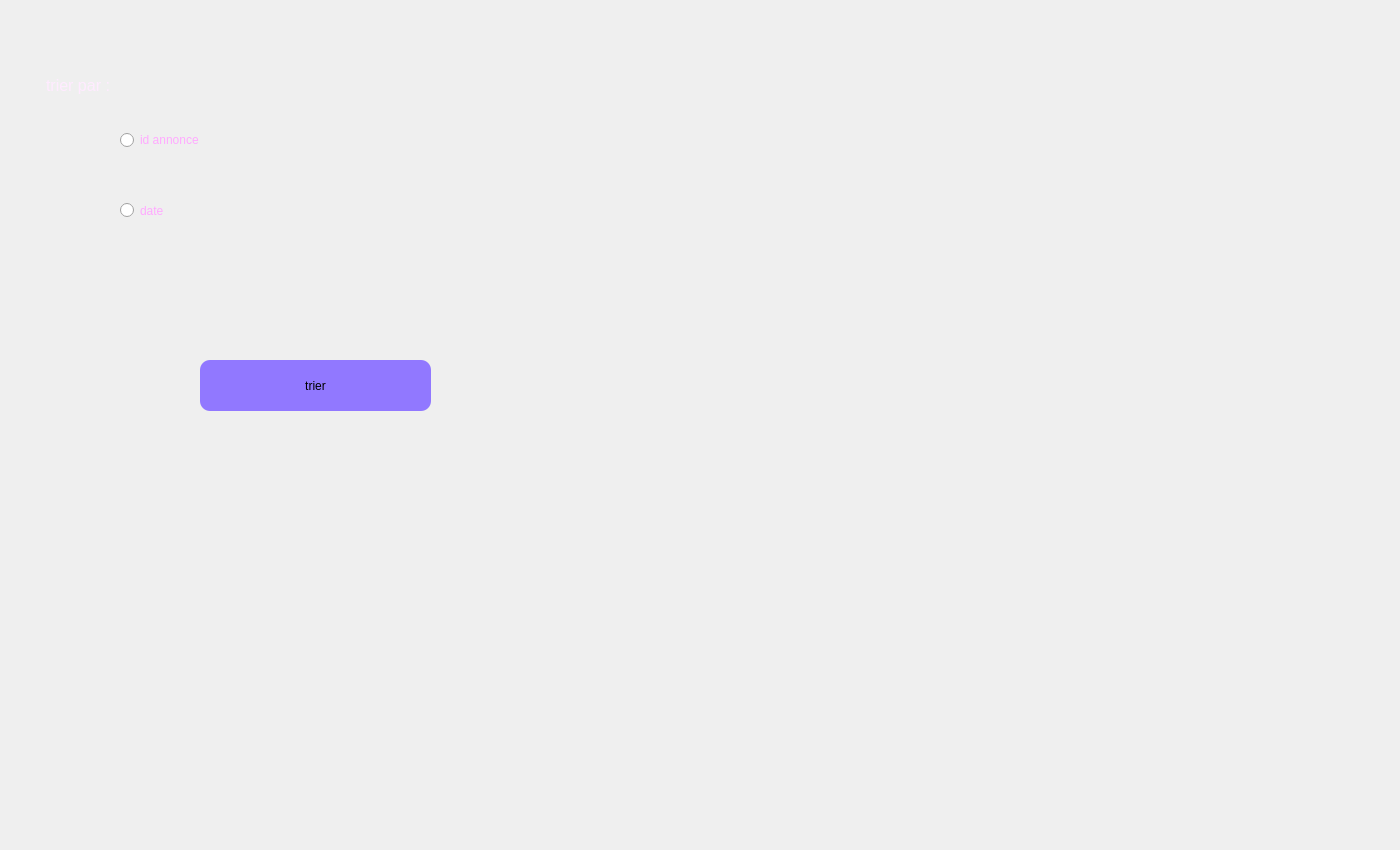
     <widget class="QWidget" name="tab_16">
      <attribute name="title">
       <string>trier</string>
      </attribute>
      <widget class="QRadioButton" name="triidan">
       <property name="geometry">
        <rect>
         <x>120</x>
         <y>130</y>
         <width>85</width>
         <height>20</height>
        </rect>
       </property>
       <property name="palette">
        <palette>
         <active>
          <colorrole role="WindowText">
           <brush brushstyle="SolidPattern">
            <color alpha="255">
             <red>255</red>
             <green>170</green>
             <blue>255</blue>
            </color>
           </brush>
          </colorrole>
         </active>
         <inactive>
          <colorrole role="WindowText">
           <brush brushstyle="SolidPattern">
            <color alpha="255">
             <red>255</red>
             <green>170</green>
             <blue>255</blue>
            </color>
           </brush>
          </colorrole>
         </inactive>
         <disabled>
          <colorrole role="WindowText">
           <brush brushstyle="SolidPattern">
            <color alpha="255">
             <red>120</red>
             <green>120</green>
             <blue>120</blue>
            </color>
           </brush>
          </colorrole>
         </disabled>
        </palette>
       </property>
       <property name="text">
        <string>id annonce</string>
       </property>
      </widget>
      <widget class="QRadioButton" name="tridate">
       <property name="geometry">
        <rect>
         <x>120</x>
         <y>200</y>
         <width>101</width>
         <height>21</height>
        </rect>
       </property>
       <property name="palette">
        <palette>
         <active>
          <colorrole role="WindowText">
           <brush brushstyle="SolidPattern">
            <color alpha="255">
             <red>255</red>
             <green>170</green>
             <blue>255</blue>
            </color>
           </brush>
          </colorrole>
         </active>
         <inactive>
          <colorrole role="WindowText">
           <brush brushstyle="SolidPattern">
            <color alpha="255">
             <red>255</red>
             <green>170</green>
             <blue>255</blue>
            </color>
           </brush>
          </colorrole>
         </inactive>
         <disabled>
          <colorrole role="WindowText">
           <brush brushstyle="SolidPattern">
            <color alpha="255">
             <red>120</red>
             <green>120</green>
             <blue>120</blue>
            </color>
           </brush>
          </colorrole>
         </disabled>
        </palette>
       </property>
       <property name="text">
        <string>date</string>
       </property>
      </widget>
      <widget class="QLabel" name="label_55">
       <property name="geometry">
        <rect>
         <x>46</x>
         <y>70</y>
         <width>341</width>
         <height>31</height>
        </rect>
       </property>
       <property name="palette">
        <palette>
         <active>
          <colorrole role="WindowText">
           <brush brushstyle="SolidPattern">
            <color alpha="255">
             <red>255</red>
             <green>235</green>
             <blue>255</blue>
            </color>
           </brush>
          </colorrole>
          <colorrole role="Button">
           <brush brushstyle="SolidPattern">
            <color alpha="255">
             <red>255</red>
             <green>255</green>
             <blue>255</blue>
            </color>
           </brush>
          </colorrole>
          <colorrole role="Light">
           <brush brushstyle="SolidPattern">
            <color alpha="255">
             <red>255</red>
             <green>255</green>
             <blue>255</blue>
            </color>
           </brush>
          </colorrole>
          <colorrole role="Midlight">
           <brush brushstyle="SolidPattern">
            <color alpha="255">
             <red>255</red>
             <green>255</green>
             <blue>255</blue>
            </color>
           </brush>
          </colorrole>
          <colorrole role="Dark">
           <brush brushstyle="SolidPattern">
            <color alpha="255">
             <red>127</red>
             <green>127</green>
             <blue>127</blue>
            </color>
           </brush>
          </colorrole>
          <colorrole role="Mid">
           <brush brushstyle="SolidPattern">
            <color alpha="255">
             <red>170</red>
             <green>170</green>
             <blue>170</blue>
            </color>
           </brush>
          </colorrole>
          <colorrole role="Text">
           <brush brushstyle="SolidPattern">
            <color alpha="255">
             <red>255</red>
             <green>170</green>
             <blue>255</blue>
            </color>
           </brush>
          </colorrole>
          <colorrole role="BrightText">
           <brush brushstyle="SolidPattern">
            <color alpha="255">
             <red>255</red>
             <green>255</green>
             <blue>255</blue>
            </color>
           </brush>
          </colorrole>
          <colorrole role="ButtonText">
           <brush brushstyle="SolidPattern">
            <color alpha="255">
             <red>0</red>
             <green>0</green>
             <blue>0</blue>
            </color>
           </brush>
          </colorrole>
          <colorrole role="Base">
           <brush brushstyle="SolidPattern">
            <color alpha="255">
             <red>255</red>
             <green>255</green>
             <blue>255</blue>
            </color>
           </brush>
          </colorrole>
          <colorrole role="Window">
           <brush brushstyle="SolidPattern">
            <color alpha="255">
             <red>255</red>
             <green>255</green>
             <blue>255</blue>
            </color>
           </brush>
          </colorrole>
          <colorrole role="Shadow">
           <brush brushstyle="SolidPattern">
            <color alpha="255">
             <red>0</red>
             <green>0</green>
             <blue>0</blue>
            </color>
           </brush>
          </colorrole>
          <colorrole role="AlternateBase">
           <brush brushstyle="SolidPattern">
            <color alpha="255">
             <red>255</red>
             <green>255</green>
             <blue>255</blue>
            </color>
           </brush>
          </colorrole>
          <colorrole role="ToolTipBase">
           <brush brushstyle="SolidPattern">
            <color alpha="255">
             <red>255</red>
             <green>255</green>
             <blue>220</blue>
            </color>
           </brush>
          </colorrole>
          <colorrole role="ToolTipText">
           <brush brushstyle="SolidPattern">
            <color alpha="255">
             <red>0</red>
             <green>0</green>
             <blue>0</blue>
            </color>
           </brush>
          </colorrole>
          <colorrole role="PlaceholderText">
           <brush brushstyle="SolidPattern">
            <color alpha="128">
             <red>0</red>
             <green>0</green>
             <blue>0</blue>
            </color>
           </brush>
          </colorrole>
         </active>
         <inactive>
          <colorrole role="WindowText">
           <brush brushstyle="SolidPattern">
            <color alpha="255">
             <red>255</red>
             <green>235</green>
             <blue>255</blue>
            </color>
           </brush>
          </colorrole>
          <colorrole role="Button">
           <brush brushstyle="SolidPattern">
            <color alpha="255">
             <red>255</red>
             <green>255</green>
             <blue>255</blue>
            </color>
           </brush>
          </colorrole>
          <colorrole role="Light">
           <brush brushstyle="SolidPattern">
            <color alpha="255">
             <red>255</red>
             <green>255</green>
             <blue>255</blue>
            </color>
           </brush>
          </colorrole>
          <colorrole role="Midlight">
           <brush brushstyle="SolidPattern">
            <color alpha="255">
             <red>255</red>
             <green>255</green>
             <blue>255</blue>
            </color>
           </brush>
          </colorrole>
          <colorrole role="Dark">
           <brush brushstyle="SolidPattern">
            <color alpha="255">
             <red>127</red>
             <green>127</green>
             <blue>127</blue>
            </color>
           </brush>
          </colorrole>
          <colorrole role="Mid">
           <brush brushstyle="SolidPattern">
            <color alpha="255">
             <red>170</red>
             <green>170</green>
             <blue>170</blue>
            </color>
           </brush>
          </colorrole>
          <colorrole role="Text">
           <brush brushstyle="SolidPattern">
            <color alpha="255">
             <red>255</red>
             <green>170</green>
             <blue>255</blue>
            </color>
           </brush>
          </colorrole>
          <colorrole role="BrightText">
           <brush brushstyle="SolidPattern">
            <color alpha="255">
             <red>255</red>
             <green>255</green>
             <blue>255</blue>
            </color>
           </brush>
          </colorrole>
          <colorrole role="ButtonText">
           <brush brushstyle="SolidPattern">
            <color alpha="255">
             <red>0</red>
             <green>0</green>
             <blue>0</blue>
            </color>
           </brush>
          </colorrole>
          <colorrole role="Base">
           <brush brushstyle="SolidPattern">
            <color alpha="255">
             <red>255</red>
             <green>255</green>
             <blue>255</blue>
            </color>
           </brush>
          </colorrole>
          <colorrole role="Window">
           <brush brushstyle="SolidPattern">
            <color alpha="255">
             <red>255</red>
             <green>255</green>
             <blue>255</blue>
            </color>
           </brush>
          </colorrole>
          <colorrole role="Shadow">
           <brush brushstyle="SolidPattern">
            <color alpha="255">
             <red>0</red>
             <green>0</green>
             <blue>0</blue>
            </color>
           </brush>
          </colorrole>
          <colorrole role="AlternateBase">
           <brush brushstyle="SolidPattern">
            <color alpha="255">
             <red>255</red>
             <green>255</green>
             <blue>255</blue>
            </color>
           </brush>
          </colorrole>
          <colorrole role="ToolTipBase">
           <brush brushstyle="SolidPattern">
            <color alpha="255">
             <red>255</red>
             <green>255</green>
             <blue>220</blue>
            </color>
           </brush>
          </colorrole>
          <colorrole role="ToolTipText">
           <brush brushstyle="SolidPattern">
            <color alpha="255">
             <red>0</red>
             <green>0</green>
             <blue>0</blue>
            </color>
           </brush>
          </colorrole>
          <colorrole role="PlaceholderText">
           <brush brushstyle="SolidPattern">
            <color alpha="128">
             <red>0</red>
             <green>0</green>
             <blue>0</blue>
            </color>
           </brush>
          </colorrole>
         </inactive>
         <disabled>
          <colorrole role="WindowText">
           <brush brushstyle="SolidPattern">
            <color alpha="255">
             <red>127</red>
             <green>127</green>
             <blue>127</blue>
            </color>
           </brush>
          </colorrole>
          <colorrole role="Button">
           <brush brushstyle="SolidPattern">
            <color alpha="255">
             <red>255</red>
             <green>255</green>
             <blue>255</blue>
            </color>
           </brush>
          </colorrole>
          <colorrole role="Light">
           <brush brushstyle="SolidPattern">
            <color alpha="255">
             <red>255</red>
             <green>255</green>
             <blue>255</blue>
            </color>
           </brush>
          </colorrole>
          <colorrole role="Midlight">
           <brush brushstyle="SolidPattern">
            <color alpha="255">
             <red>255</red>
             <green>255</green>
             <blue>255</blue>
            </color>
           </brush>
          </colorrole>
          <colorrole role="Dark">
           <brush brushstyle="SolidPattern">
            <color alpha="255">
             <red>127</red>
             <green>127</green>
             <blue>127</blue>
            </color>
           </brush>
          </colorrole>
          <colorrole role="Mid">
           <brush brushstyle="SolidPattern">
            <color alpha="255">
             <red>170</red>
             <green>170</green>
             <blue>170</blue>
            </color>
           </brush>
          </colorrole>
          <colorrole role="Text">
           <brush brushstyle="SolidPattern">
            <color alpha="255">
             <red>127</red>
             <green>127</green>
             <blue>127</blue>
            </color>
           </brush>
          </colorrole>
          <colorrole role="BrightText">
           <brush brushstyle="SolidPattern">
            <color alpha="255">
             <red>255</red>
             <green>255</green>
             <blue>255</blue>
            </color>
           </brush>
          </colorrole>
          <colorrole role="ButtonText">
           <brush brushstyle="SolidPattern">
            <color alpha="255">
             <red>127</red>
             <green>127</green>
             <blue>127</blue>
            </color>
           </brush>
          </colorrole>
          <colorrole role="Base">
           <brush brushstyle="SolidPattern">
            <color alpha="255">
             <red>255</red>
             <green>255</green>
             <blue>255</blue>
            </color>
           </brush>
          </colorrole>
          <colorrole role="Window">
           <brush brushstyle="SolidPattern">
            <color alpha="255">
             <red>255</red>
             <green>255</green>
             <blue>255</blue>
            </color>
           </brush>
          </colorrole>
          <colorrole role="Shadow">
           <brush brushstyle="SolidPattern">
            <color alpha="255">
             <red>0</red>
             <green>0</green>
             <blue>0</blue>
            </color>
           </brush>
          </colorrole>
          <colorrole role="AlternateBase">
           <brush brushstyle="SolidPattern">
            <color alpha="255">
             <red>255</red>
             <green>255</green>
             <blue>255</blue>
            </color>
           </brush>
          </colorrole>
          <colorrole role="ToolTipBase">
           <brush brushstyle="SolidPattern">
            <color alpha="255">
             <red>255</red>
             <green>255</green>
             <blue>220</blue>
            </color>
           </brush>
          </colorrole>
          <colorrole role="ToolTipText">
           <brush brushstyle="SolidPattern">
            <color alpha="255">
             <red>0</red>
             <green>0</green>
             <blue>0</blue>
            </color>
           </brush>
          </colorrole>
          <colorrole role="PlaceholderText">
           <brush brushstyle="SolidPattern">
            <color alpha="128">
             <red>0</red>
             <green>0</green>
             <blue>0</blue>
            </color>
           </brush>
          </colorrole>
         </disabled>
        </palette>
       </property>
       <property name="text">
        <string>&lt;html&gt;&lt;head/&gt;&lt;body&gt;&lt;p&gt;&lt;span style=&quot; font-size:12pt;&quot;&gt;trier par :&lt;/span&gt;&lt;/p&gt;&lt;/body&gt;&lt;/html&gt;</string>
       </property>
      </widget>
      <widget class="QPushButton" name="trier">
       <property name="geometry">
        <rect>
         <x>200</x>
         <y>360</y>
         <width>231</width>
         <height>51</height>
        </rect>
       </property>
       <property name="cursor">
        <cursorShape>PointingHandCursor</cursorShape>
       </property>
       <property name="styleSheet">
        <string notr="true">background-color: rgb(0, 0, 255);
background-color: rgb(145, 120, 255);
border-radius: 10px;</string>
       </property>
       <property name="text">
        <string>trier</string>
       </property>
      </widget>
      <widget class="QLabel" name="label_39">
       <property name="geometry">
        <rect>
         <x>0</x>
         <y>0</y>
         <width>1391</width>
         <height>841</height>
        </rect>
       </property>
       <property name="text">
        <string/>
       </property>
       <property name="pixmap">
        <pixmap>../images/bg.v1.jpg</pixmap>
       </property>
      </widget>
      <zorder>label_39</zorder>
      <zorder>triidan</zorder>
      <zorder>tridate</zorder>
      <zorder>label_55</zorder>
      <zorder>trier</zorder>
     </widget>
